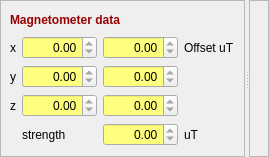
              <widget class="QSplitter" name="splitter_8">
               <property name="sizePolicy">
                <sizepolicy hsizetype="Expanding" vsizetype="Minimum">
                 <horstretch>0</horstretch>
                 <verstretch>0</verstretch>
                </sizepolicy>
               </property>
               <property name="orientation">
                <enum>Qt::Horizontal</enum>
               </property>
               <widget class="QFrame" name="frame_mag_value">
                <property name="frameShape">
                 <enum>QFrame::StyledPanel</enum>
                </property>
                <property name="frameShadow">
                 <enum>QFrame::Raised</enum>
                </property>
                <layout class="QGridLayout" name="gridLayout_14">
                 <item row="4" column="1">
                  <widget class="QLabel" name="label_mag_4">
                   <property name="text">
                    <string>strength</string>
                   </property>
                  </widget>
                 </item>
                 <item row="0" column="4">
                  <spacer name="horizontalSpacer_7">
                   <property name="orientation">
                    <enum>Qt::Horizontal</enum>
                   </property>
                   <property name="sizeHint" stdset="0">
                    <size>
                     <width>40</width>
                     <height>20</height>
                    </size>
                   </property>
                  </spacer>
                 </item>
                 <item row="1" column="0">
                  <widget class="QLabel" name="label_mag_1">
                   <property name="text">
                    <string>x</string>
                   </property>
                  </widget>
                 </item>
                 <item row="1" column="2" colspan="2">
                  <widget class="QDoubleSpinBox" name="doubleSpinBox_mag_x_offset">
                   <property name="palette">
                    <palette>
                     <active>
                      <colorrole role="Base">
                       <brush brushstyle="SolidPattern">
                        <color alpha="255">
                         <red>255</red>
                         <green>255</green>
                         <blue>127</blue>
                        </color>
                       </brush>
                      </colorrole>
                     </active>
                     <inactive>
                      <colorrole role="Base">
                       <brush brushstyle="SolidPattern">
                        <color alpha="255">
                         <red>255</red>
                         <green>255</green>
                         <blue>127</blue>
                        </color>
                       </brush>
                      </colorrole>
                     </inactive>
                     <disabled>
                      <colorrole role="Base">
                       <brush brushstyle="SolidPattern">
                        <color alpha="255">
                         <red>224</red>
                         <green>224</green>
                         <blue>224</blue>
                        </color>
                       </brush>
                      </colorrole>
                     </disabled>
                    </palette>
                   </property>
                   <property name="toolTip">
                    <string>From calibration</string>
                   </property>
                   <property name="alignment">
                    <set>Qt::AlignRight|Qt::AlignTrailing|Qt::AlignVCenter</set>
                   </property>
                   <property name="readOnly">
                    <bool>true</bool>
                   </property>
                   <property name="minimum">
                    <double>-1000.000000000000000</double>
                   </property>
                   <property name="maximum">
                    <double>999.990000000000009</double>
                   </property>
                  </widget>
                 </item>
                 <item row="3" column="1">
                  <widget class="QDoubleSpinBox" name="doubleSpinBox_mag_z">
                   <property name="palette">
                    <palette>
                     <active>
                      <colorrole role="Base">
                       <brush brushstyle="SolidPattern">
                        <color alpha="255">
                         <red>255</red>
                         <green>255</green>
                         <blue>127</blue>
                        </color>
                       </brush>
                      </colorrole>
                     </active>
                     <inactive>
                      <colorrole role="Base">
                       <brush brushstyle="SolidPattern">
                        <color alpha="255">
                         <red>255</red>
                         <green>255</green>
                         <blue>127</blue>
                        </color>
                       </brush>
                      </colorrole>
                     </inactive>
                     <disabled>
                      <colorrole role="Base">
                       <brush brushstyle="SolidPattern">
                        <color alpha="255">
                         <red>224</red>
                         <green>224</green>
                         <blue>224</blue>
                        </color>
                       </brush>
                      </colorrole>
                     </disabled>
                    </palette>
                   </property>
                   <property name="toolTip">
                    <string>Assumed to be in uT</string>
                   </property>
                   <property name="alignment">
                    <set>Qt::AlignRight|Qt::AlignTrailing|Qt::AlignVCenter</set>
                   </property>
                   <property name="readOnly">
                    <bool>true</bool>
                   </property>
                   <property name="minimum">
                    <double>-1000.000000000000000</double>
                   </property>
                   <property name="maximum">
                    <double>999.000000000000000</double>
                   </property>
                   <property name="singleStep">
                    <double>1.000000000000000</double>
                   </property>
                  </widget>
                 </item>
                 <item row="2" column="2" colspan="2">
                  <widget class="QDoubleSpinBox" name="doubleSpinBox_mag_y_offset">
                   <property name="palette">
                    <palette>
                     <active>
                      <colorrole role="Base">
                       <brush brushstyle="SolidPattern">
                        <color alpha="255">
                         <red>255</red>
                         <green>255</green>
                         <blue>127</blue>
                        </color>
                       </brush>
                      </colorrole>
                     </active>
                     <inactive>
                      <colorrole role="Base">
                       <brush brushstyle="SolidPattern">
                        <color alpha="255">
                         <red>255</red>
                         <green>255</green>
                         <blue>127</blue>
                        </color>
                       </brush>
                      </colorrole>
                     </inactive>
                     <disabled>
                      <colorrole role="Base">
                       <brush brushstyle="SolidPattern">
                        <color alpha="255">
                         <red>224</red>
                         <green>224</green>
                         <blue>224</blue>
                        </color>
                       </brush>
                      </colorrole>
                     </disabled>
                    </palette>
                   </property>
                   <property name="toolTip">
                    <string>From calibration</string>
                   </property>
                   <property name="alignment">
                    <set>Qt::AlignRight|Qt::AlignTrailing|Qt::AlignVCenter</set>
                   </property>
                   <property name="readOnly">
                    <bool>true</bool>
                   </property>
                   <property name="minimum">
                    <double>-1000.000000000000000</double>
                   </property>
                   <property name="maximum">
                    <double>999.990000000000009</double>
                   </property>
                  </widget>
                 </item>
                 <item row="2" column="1">
                  <widget class="QDoubleSpinBox" name="doubleSpinBox_mag_y">
                   <property name="palette">
                    <palette>
                     <active>
                      <colorrole role="Base">
                       <brush brushstyle="SolidPattern">
                        <color alpha="255">
                         <red>255</red>
                         <green>255</green>
                         <blue>127</blue>
                        </color>
                       </brush>
                      </colorrole>
                     </active>
                     <inactive>
                      <colorrole role="Base">
                       <brush brushstyle="SolidPattern">
                        <color alpha="255">
                         <red>255</red>
                         <green>255</green>
                         <blue>127</blue>
                        </color>
                       </brush>
                      </colorrole>
                     </inactive>
                     <disabled>
                      <colorrole role="Base">
                       <brush brushstyle="SolidPattern">
                        <color alpha="255">
                         <red>224</red>
                         <green>224</green>
                         <blue>224</blue>
                        </color>
                       </brush>
                      </colorrole>
                     </disabled>
                    </palette>
                   </property>
                   <property name="toolTip">
                    <string>Assumed to be in uT</string>
                   </property>
                   <property name="alignment">
                    <set>Qt::AlignRight|Qt::AlignTrailing|Qt::AlignVCenter</set>
                   </property>
                   <property name="readOnly">
                    <bool>true</bool>
                   </property>
                   <property name="minimum">
                    <double>-1000.000000000000000</double>
                   </property>
                   <property name="maximum">
                    <double>999.000000000000000</double>
                   </property>
                   <property name="singleStep">
                    <double>1.000000000000000</double>
                   </property>
                  </widget>
                 </item>
                 <item row="3" column="2" colspan="2">
                  <widget class="QDoubleSpinBox" name="doubleSpinBox_mag_z_offset">
                   <property name="palette">
                    <palette>
                     <active>
                      <colorrole role="Base">
                       <brush brushstyle="SolidPattern">
                        <color alpha="255">
                         <red>255</red>
                         <green>255</green>
                         <blue>127</blue>
                        </color>
                       </brush>
                      </colorrole>
                     </active>
                     <inactive>
                      <colorrole role="Base">
                       <brush brushstyle="SolidPattern">
                        <color alpha="255">
                         <red>255</red>
                         <green>255</green>
                         <blue>127</blue>
                        </color>
                       </brush>
                      </colorrole>
                     </inactive>
                     <disabled>
                      <colorrole role="Base">
                       <brush brushstyle="SolidPattern">
                        <color alpha="255">
                         <red>224</red>
                         <green>224</green>
                         <blue>224</blue>
                        </color>
                       </brush>
                      </colorrole>
                     </disabled>
                    </palette>
                   </property>
                   <property name="toolTip">
                    <string>From calibration</string>
                   </property>
                   <property name="alignment">
                    <set>Qt::AlignRight|Qt::AlignTrailing|Qt::AlignVCenter</set>
                   </property>
                   <property name="readOnly">
                    <bool>true</bool>
                   </property>
                   <property name="minimum">
                    <double>-1000.000000000000000</double>
                   </property>
                   <property name="maximum">
                    <double>999.990000000000009</double>
                   </property>
                  </widget>
                 </item>
                 <item row="1" column="1">
                  <widget class="QDoubleSpinBox" name="doubleSpinBox_mag_x">
                   <property name="palette">
                    <palette>
                     <active>
                      <colorrole role="Base">
                       <brush brushstyle="SolidPattern">
                        <color alpha="255">
                         <red>255</red>
                         <green>255</green>
                         <blue>127</blue>
                        </color>
                       </brush>
                      </colorrole>
                     </active>
                     <inactive>
                      <colorrole role="Base">
                       <brush brushstyle="SolidPattern">
                        <color alpha="255">
                         <red>255</red>
                         <green>255</green>
                         <blue>127</blue>
                        </color>
                       </brush>
                      </colorrole>
                     </inactive>
                     <disabled>
                      <colorrole role="Base">
                       <brush brushstyle="SolidPattern">
                        <color alpha="255">
                         <red>224</red>
                         <green>224</green>
                         <blue>224</blue>
                        </color>
                       </brush>
                      </colorrole>
                     </disabled>
                    </palette>
                   </property>
                   <property name="toolTip">
                    <string>Assumed to be in uT</string>
                   </property>
                   <property name="alignment">
                    <set>Qt::AlignRight|Qt::AlignTrailing|Qt::AlignVCenter</set>
                   </property>
                   <property name="readOnly">
                    <bool>true</bool>
                   </property>
                   <property name="minimum">
                    <double>-1000.000000000000000</double>
                   </property>
                   <property name="maximum">
                    <double>999.000000000000000</double>
                   </property>
                   <property name="singleStep">
                    <double>1.000000000000000</double>
                   </property>
                  </widget>
                 </item>
                 <item row="3" column="0">
                  <widget class="QLabel" name="label_mag_3">
                   <property name="text">
                    <string>z</string>
                   </property>
                  </widget>
                 </item>
                 <item row="2" column="0">
                  <widget class="QLabel" name="label_mag_2">
                   <property name="text">
                    <string>y</string>
                   </property>
                  </widget>
                 </item>
                 <item row="1" column="4">
                  <widget class="QLabel" name="label_mag_6">
                   <property name="text">
                    <string>Offset uT</string>
                   </property>
                  </widget>
                 </item>
                 <item row="0" column="0" colspan="4">
                  <widget class="QLabel" name="label_mag_0">
                   <property name="text">
                    <string>&lt;html&gt;&lt;head/&gt;&lt;body&gt;&lt;p&gt;&lt;span style=&quot; font-weight:600; color:#990000;&quot;&gt;Magnetometer data&lt;/span&gt;&lt;/p&gt;&lt;/body&gt;&lt;/html&gt;</string>
                   </property>
                  </widget>
                 </item>
                 <item row="4" column="4">
                  <widget class="QLabel" name="label_mag_5">
                   <property name="text">
                    <string>uT</string>
                   </property>
                  </widget>
                 </item>
                 <item row="4" column="2" colspan="2">
                  <widget class="QDoubleSpinBox" name="doubleSpinBox_mag_strength">
                   <property name="palette">
                    <palette>
                     <active>
                      <colorrole role="Base">
                       <brush brushstyle="SolidPattern">
                        <color alpha="255">
                         <red>255</red>
                         <green>255</green>
                         <blue>127</blue>
                        </color>
                       </brush>
                      </colorrole>
                     </active>
                     <inactive>
                      <colorrole role="Base">
                       <brush brushstyle="SolidPattern">
                        <color alpha="255">
                         <red>255</red>
                         <green>255</green>
                         <blue>127</blue>
                        </color>
                       </brush>
                      </colorrole>
                     </inactive>
                     <disabled>
                      <colorrole role="Base">
                       <brush brushstyle="SolidPattern">
                        <color alpha="255">
                         <red>224</red>
                         <green>224</green>
                         <blue>224</blue>
                        </color>
                       </brush>
                      </colorrole>
                     </disabled>
                    </palette>
                   </property>
                   <property name="toolTip">
                    <string>&lt;html&gt;&lt;head/&gt;&lt;body&gt;&lt;p&gt;Strength during calibration&lt;/p&gt;&lt;/body&gt;&lt;/html&gt;</string>
                   </property>
                   <property name="alignment">
                    <set>Qt::AlignRight|Qt::AlignTrailing|Qt::AlignVCenter</set>
                   </property>
                   <property name="readOnly">
                    <bool>true</bool>
                   </property>
                   <property name="maximum">
                    <double>999.990000000000009</double>
                   </property>
                  </widget>
                 </item>
                 <item row="5" column="2">
                  <spacer name="verticalSpacer_11">
                   <property name="orientation">
                    <enum>Qt::Vertical</enum>
                   </property>
                   <property name="sizeHint" stdset="0">
                    <size>
                     <width>20</width>
                     <height>1</height>
                    </size>
                   </property>
                  </spacer>
                 </item>
                </layout>
               </widget>
               <widget class="QFrame" name="frame_14">
                <property name="sizePolicy">
                 <sizepolicy hsizetype="Expanding" vsizetype="Expanding">
                  <horstretch>0</horstretch>
                  <verstretch>0</verstretch>
                 </sizepolicy>
                </property>
                <property name="frameShape">
                 <enum>QFrame::StyledPanel</enum>
                </property>
                <property name="frameShadow">
                 <enum>QFrame::Raised</enum>
                </property>
                <layout class="QVBoxLayout" name="verticalLayout_16"/>
               </widget>
              </widget>
